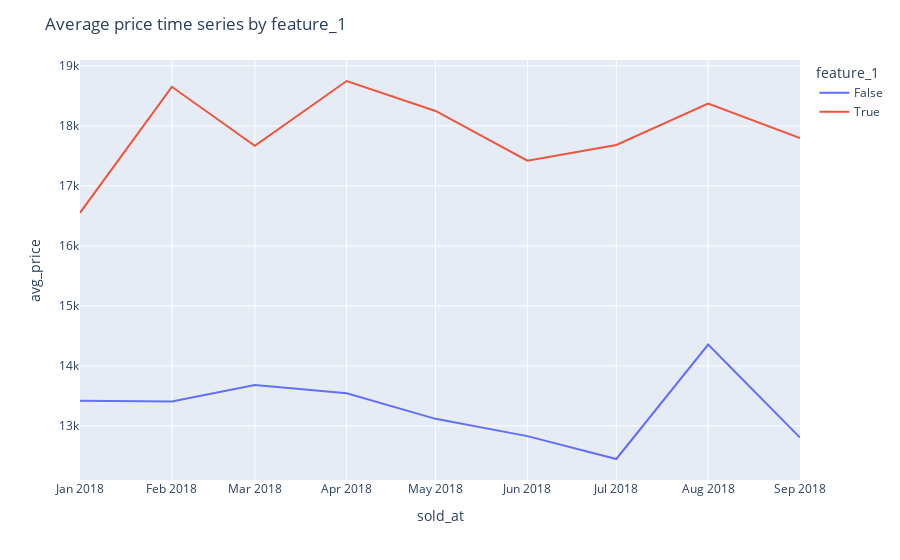
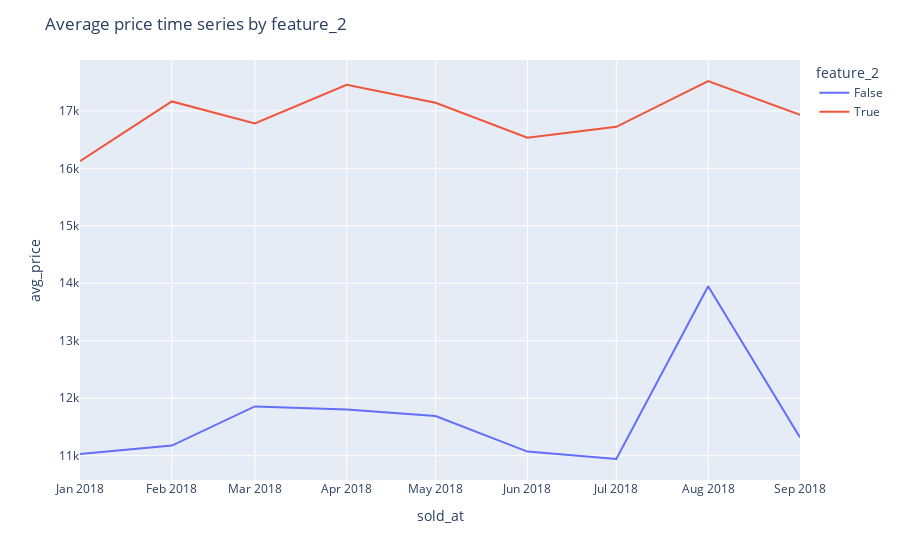
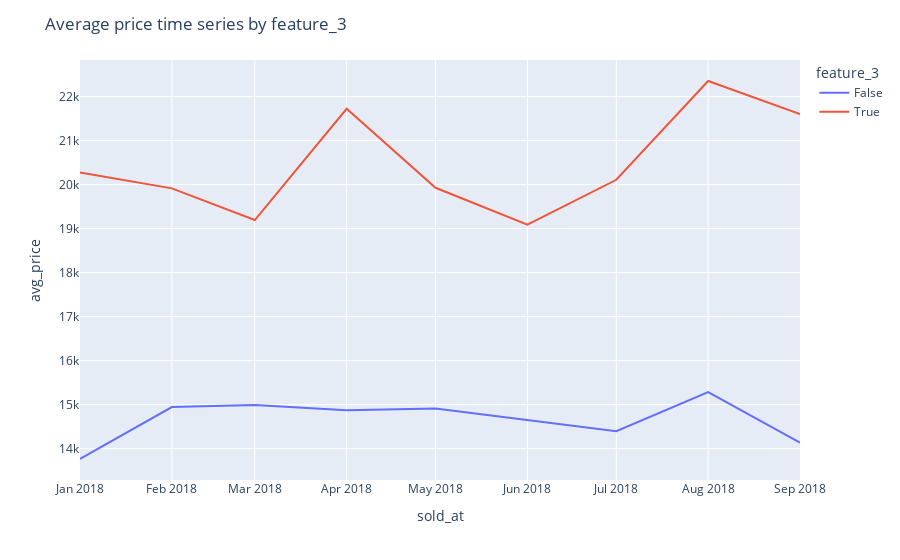
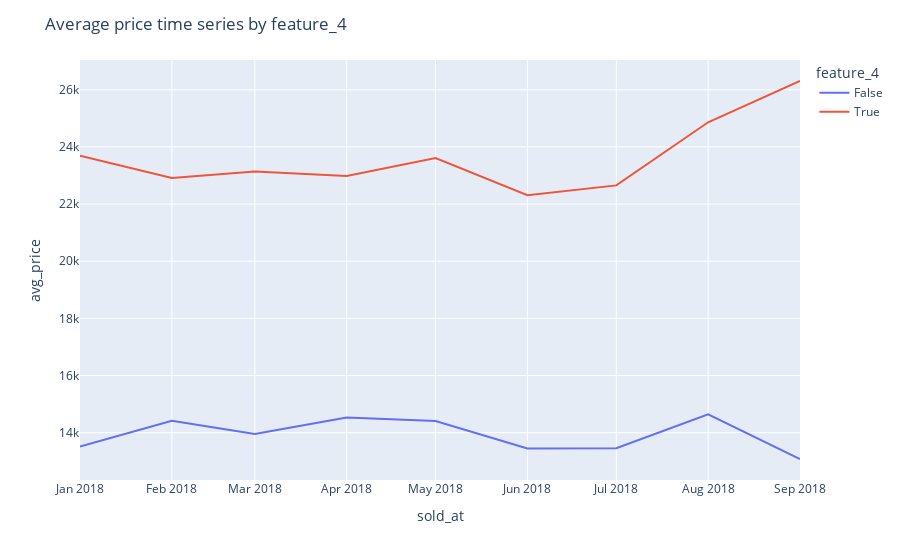

Notebook code cell kept with these figures, in order:
### Code cell
plot_avg_target_time_series_by_features(data_q2, car_features)

### Figure 1 — Plotly figure (JSON) as saved in the notebook; plotly's stock layout.template omitted (floating-point values rounded to 4 significant figures)
{"data": [{"hovertemplate": "feature_1=False<br>sold_at=%{x}<br>avg_price=%{y}<extra></extra>", "legendgroup": "False", "line": {"color": "#636efa", "dash": "solid"}, "marker": {"symbol": "circle"}, "mode": "lines", "name": "False", "orientation": "v", "showlegend": true, "type": "scatter", "x": ["2018-01-01T00:00:00", "2018-02-01T00:00:00", "2018-03-01T00:00:00", "2018-04-01T00:00:00", "2018-05-01T00:00:00", "2018-06-01T00:00:00", "2018-07-01T00:00:00", "2018-08-01T00:00:00", "2018-09-01T00:00:00"], "xaxis": "x", "y": [13420.0, 13410.0, 13680.0, 13540.0, 13120.0, 12830.0, 12450.0, 14360.0, 12810.0], "yaxis": "y"}, {"hovertemplate": "feature_1=True<br>sold_at=%{x}<br>avg_price=%{y}<extra></extra>", "legendgroup": "True", "line": {"color": "#EF553B", "dash": "solid"}, "marker": {"symbol": "circle"}, "mode": "lines", "name": "True", "orientation": "v", "showlegend": true, "type": "scatter", "x": ["2018-01-01T00:00:00", "2018-02-01T00:00:00", "2018-03-01T00:00:00", "2018-04-01T00:00:00", "2018-05-01T00:00:00", "2018-06-01T00:00:00", "2018-07-01T00:00:00", "2018-08-01T00:00:00", "2018-09-01T00:00:00"], "xaxis": "x", "y": [16550.0, 18650.0, 17670.0, 18750.0, 18250.0, 17420.0, 17680.0, 18370.0, 17800.0], "yaxis": "y"}], "layout": {"legend": {"title": {"text": "feature_1"}, "tracegroupgap": 0}, "margin": {"t": 60}, "title": {"text": "Average price time series by feature_1"}, "xaxis": {"anchor": "y", "domain": [0, 1], "title": {"text": "sold_at"}}, "yaxis": {"anchor": "x", "domain": [0, 1], "title": {"text": "avg_price"}}}}

### Figure 2 — Plotly figure (JSON) as saved in the notebook; plotly's stock layout.template omitted (floating-point values rounded to 4 significant figures)
{"data": [{"hovertemplate": "feature_2=False<br>sold_at=%{x}<br>avg_price=%{y}<extra></extra>", "legendgroup": "False", "line": {"color": "#636efa", "dash": "solid"}, "marker": {"symbol": "circle"}, "mode": "lines", "name": "False", "orientation": "v", "showlegend": true, "type": "scatter", "x": ["2018-01-01T00:00:00", "2018-02-01T00:00:00", "2018-03-01T00:00:00", "2018-04-01T00:00:00", "2018-05-01T00:00:00", "2018-06-01T00:00:00", "2018-07-01T00:00:00", "2018-08-01T00:00:00", "2018-09-01T00:00:00"], "xaxis": "x", "y": [11030.0, 11180.0, 11860.0, 11800.0, 11690.0, 11070.0, 10940.0, 13950.0, 11320.0], "yaxis": "y"}, {"hovertemplate": "feature_2=True<br>sold_at=%{x}<br>avg_price=%{y}<extra></extra>", "legendgroup": "True", "line": {"color": "#EF553B", "dash": "solid"}, "marker": {"symbol": "circle"}, "mode": "lines", "name": "True", "orientation": "v", "showlegend": true, "type": "scatter", "x": ["2018-01-01T00:00:00", "2018-02-01T00:00:00", "2018-03-01T00:00:00", "2018-04-01T00:00:00", "2018-05-01T00:00:00", "2018-06-01T00:00:00", "2018-07-01T00:00:00", "2018-08-01T00:00:00", "2018-09-01T00:00:00"], "xaxis": "x", "y": [16120.0, 17160.0, 16780.0, 17450.0, 17140.0, 16530.0, 16720.0, 17520.0, 16930.0], "yaxis": "y"}], "layout": {"legend": {"title": {"text": "feature_2"}, "tracegroupgap": 0}, "margin": {"t": 60}, "title": {"text": "Average price time series by feature_2"}, "xaxis": {"anchor": "y", "domain": [0, 1], "title": {"text": "sold_at"}}, "yaxis": {"anchor": "x", "domain": [0, 1], "title": {"text": "avg_price"}}}}

### Figure 3 — Plotly figure (JSON) as saved in the notebook; plotly's stock layout.template omitted (floating-point values rounded to 4 significant figures)
{"data": [{"hovertemplate": "feature_3=False<br>sold_at=%{x}<br>avg_price=%{y}<extra></extra>", "legendgroup": "False", "line": {"color": "#636efa", "dash": "solid"}, "marker": {"symbol": "circle"}, "mode": "lines", "name": "False", "orientation": "v", "showlegend": true, "type": "scatter", "x": ["2018-01-01T00:00:00", "2018-02-01T00:00:00", "2018-03-01T00:00:00", "2018-04-01T00:00:00", "2018-05-01T00:00:00", "2018-06-01T00:00:00", "2018-07-01T00:00:00", "2018-08-01T00:00:00", "2018-09-01T00:00:00"], "xaxis": "x", "y": [13770.0, 14950.0, 14990.0, 14870.0, 14910.0, 14650.0, 14400.0, 15280.0, 14140.0], "yaxis": "y"}, {"hovertemplate": "feature_3=True<br>sold_at=%{x}<br>avg_price=%{y}<extra></extra>", "legendgroup": "True", "line": {"color": "#EF553B", "dash": "solid"}, "marker": {"symbol": "circle"}, "mode": "lines", "name": "True", "orientation": "v", "showlegend": true, "type": "scatter", "x": ["2018-01-01T00:00:00", "2018-02-01T00:00:00", "2018-03-01T00:00:00", "2018-04-01T00:00:00", "2018-05-01T00:00:00", "2018-06-01T00:00:00", "2018-07-01T00:00:00", "2018-08-01T00:00:00", "2018-09-01T00:00:00"], "xaxis": "x", "y": [20270.0, 19910.0, 19190.0, 21720.0, 19930.0, 19090.0, 20110.0, 22350.0, 21600.0], "yaxis": "y"}], "layout": {"legend": {"title": {"text": "feature_3"}, "tracegroupgap": 0}, "margin": {"t": 60}, "title": {"text": "Average price time series by feature_3"}, "xaxis": {"anchor": "y", "domain": [0, 1], "title": {"text": "sold_at"}}, "yaxis": {"anchor": "x", "domain": [0, 1], "title": {"text": "avg_price"}}}}

### Figure 4 — Plotly figure (JSON) as saved in the notebook; plotly's stock layout.template omitted (floating-point values rounded to 4 significant figures)
{"data": [{"hovertemplate": "feature_4=False<br>sold_at=%{x}<br>avg_price=%{y}<extra></extra>", "legendgroup": "False", "line": {"color": "#636efa", "dash": "solid"}, "marker": {"symbol": "circle"}, "mode": "lines", "name": "False", "orientation": "v", "showlegend": true, "type": "scatter", "x": ["2018-01-01T00:00:00", "2018-02-01T00:00:00", "2018-03-01T00:00:00", "2018-04-01T00:00:00", "2018-05-01T00:00:00", "2018-06-01T00:00:00", "2018-07-01T00:00:00", "2018-08-01T00:00:00", "2018-09-01T00:00:00"], "xaxis": "x", "y": [13520.0, 14410.0, 13950.0, 14530.0, 14410.0, 13450.0, 13460.0, 14640.0, 13080.0], "yaxis": "y"}, {"hovertemplate": "feature_4=True<br>sold_at=%{x}<br>avg_price=%{y}<extra></extra>", "legendgroup": "True", "line": {"color": "#EF553B", "dash": "solid"}, "marker": {"symbol": "circle"}, "mode": "lines", "name": "True", "orientation": "v", "showlegend": true, "type": "scatter", "x": ["2018-01-01T00:00:00", "2018-02-01T00:00:00", "2018-03-01T00:00:00", "2018-04-01T00:00:00", "2018-05-01T00:00:00", "2018-06-01T00:00:00", "2018-07-01T00:00:00", "2018-08-01T00:00:00", "2018-09-01T00:00:00"], "xaxis": "x", "y": [23700.0, 22910.0, 23140.0, 22990.0, 23610.0, 22310.0, 22650.0, 24860.0, 26310.0], "yaxis": "y"}], "layout": {"legend": {"title": {"text": "feature_4"}, "tracegroupgap": 0}, "margin": {"t": 60}, "title": {"text": "Average price time series by feature_4"}, "xaxis": {"anchor": "y", "domain": [0, 1], "title": {"text": "sold_at"}}, "yaxis": {"anchor": "x", "domain": [0, 1], "title": {"text": "avg_price"}}}}
